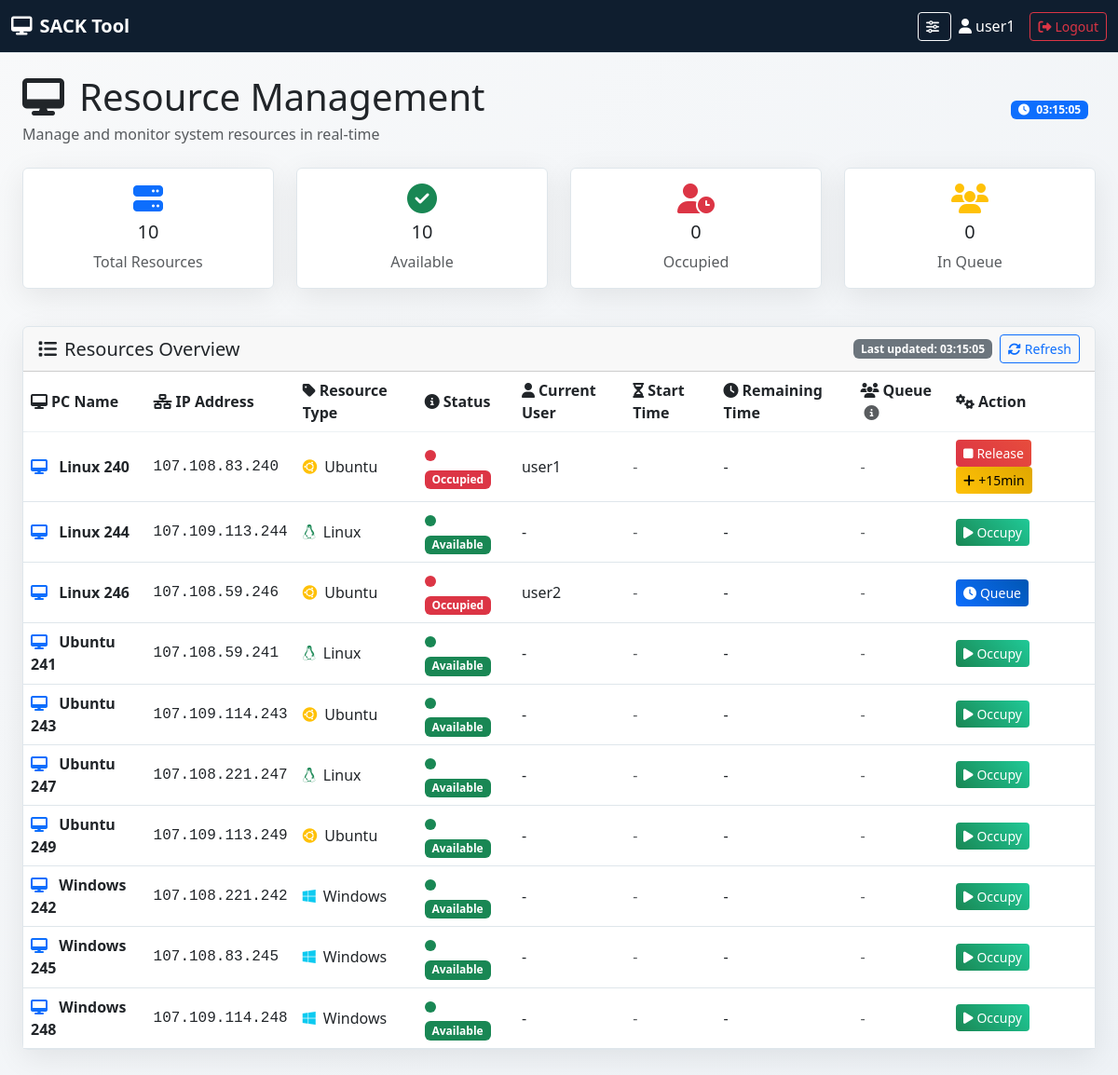
Screenshot of / (signed in) with the database file from the repository.
### resource_manager/models.py (models this page shows, shortened)
class Resource(models.Model):
    RESOURCE_TYPES = [
        ('Windows', 'Windows'),
        ('Ubuntu', 'Ubuntu'),
        ('Linux', 'Linux'),
        ('MacOS', 'MacOS'),
    ]
    STATUS_CHOICES = [
        ('Available', 'Available'),
        ('Occupied', 'Occupied'),
        ('Maintenance', 'Maintenance'),
    ]
    pc_name = models.CharField(max_length=100, unique=True)
    ip_address = models.GenericIPAddressField(unique=True)
    resource_type = models.CharField(max_length=20, choices=RESOURCE_TYPES)
    status = models.CharField(max_length=20, choices=STATUS_CHOICES, default='Available')
    is_active = models.BooleanField(default=True)
    created_at = models.DateTimeField(auto_now_add=True)
    updated_at = models.DateTimeField(auto_now=True)
    class Meta:
        ordering = ['pc_name']
        verbose_name = 'Resource'
        verbose_name_plural = 'Resources'
    def get_current_usage(self):
        return self.usages.filter(end_time__isnull=True).order_by('-start_time').first()
    def get_queue_count(self):
        return self.queue_entries.filter(is_active=True).count()

### resource_manager/views.py (the view)
# urls.py: path('', views.dashboard, name='dashboard'),
@login_required
def dashboard(request):
    resources = Resource.objects.filter(is_active=True).prefetch_related('usages', 'queue_entries')
    update_expired_sessions()
    resource_data = []
    for resource in resources:
        current_usage = resource.get_current_usage()
        queue_count = resource.get_queue_count()
        user_in_queue = ResourceQueue.objects.filter(
            resource=resource,
            user=request.user,
            is_active=True
        ).exists()
        resource_info = {
            'resource': resource,
            'current_usage': current_usage,
            'queue_count': queue_count,
            'user_in_queue': user_in_queue,
            'remaining_time': current_usage.get_remaining_time() if current_usage else 0,
            'is_current_user': current_usage.user == request.user if current_usage else False,
        }
        resource_data.append(resource_info)
    total_resources = len(resource_data)
    available_count = sum(1 for d in resource_data if d['resource'].status == 'Available')
    occupied_count = sum(1 for d in resource_data if d['resource'].status == 'Occupied')
    queue_total = sum(d['queue_count'] for d in resource_data)
    return render(request, 'resource_manager/dashboard.html', {
        'resource_data': resource_data,
        'user': request.user,
        'total_resources': total_resources,
        'available_count': available_count,
        'occupied_count': occupied_count,
        'queue_total': queue_total,
    })

### resource_manager/models.py (called while the page is built)
    def get_remaining_time(self):
        if self.end_time:
            return 0
        total_duration = self.planned_duration + self.extended_time
        elapsed = timezone.now() - self.start_time
        remaining = total_duration - elapsed
        return max(0, int(remaining.total_seconds()))

    def is_expired(self):
        return self.get_remaining_time() <= 0

### resource_manager/templates/resource_manager/dashboard.html (shortened to what this page needs)
{% extends 'resource_manager/base.html' %}
{% block content %}
<div class="container-fluid">
    <div class="row mb-4">
        <div class="col">
            <div class="d-flex justify-content-between align-items-center">
                <div>
                    <h1 class="mb-1">
                        <i class="fas fa-desktop me-3"></i>Resource Management
                    </h1>
                    <p class="text-muted mb-0">Manage and monitor system resources in real-time</p>
                </div>
                <div class="text-end">
                    <div class="d-flex align-items-center">
                        <span class="badge bg-primary me-2">
                            <i class="fas fa-clock me-1"></i>
                            <span id="currentTime"></span>
                        </span>
                    </div>
                </div>
            </div>
        </div>
    </div>
    <div class="row mb-4">
        <div class="col-md-3 mb-3">
            <div class="card text-center">
                <div class="card-body">
                    <i class="fas fa-server fa-2x text-primary mb-2"></i>
                    <h5 class="card-title">{{ total_resources }}</h5>
                    <p class="card-text text-muted">Total Resources</p>
                </div>
            </div>
        </div>
        <div class="col-md-3 mb-3">
            <div class="card text-center">
                <div class="card-body">
                    <i class="fas fa-check-circle fa-2x text-success mb-2"></i>
                    <h5 class="card-title" id="availableCount">{{ available_count }}</h5>
                    <p class="card-text text-muted">Available</p>
                </div>
            </div>
        </div>
        <div class="col-md-3 mb-3">
            <div class="card text-center">
                <div class="card-body">
                    <i class="fas fa-user-clock fa-2x text-danger mb-2"></i>
                    <h5 class="card-title" id="occupiedCount">{{ occupied_count }}</h5>
                    <p class="card-text text-muted">Occupied</p>
                </div>
            </div>
        </div>
        <div class="col-md-3 mb-3">
            <div class="card text-center">
                <div class="card-body">
                    <i class="fas fa-users fa-2x text-warning mb-2"></i>
                    <h5 class="card-title" id="queueTotal">{{ queue_total }}</h5>
                    <p class="card-text text-muted">In Queue</p>
                </div>
            </div>
        </div>
    </div>
    <div class="row">
        <div class="col">
            <div class="card">
                <div class="card-header d-flex justify-content-between align-items-center">
                    <h5 class="mb-0">
                        <i class="fas fa-list me-2"></i>Resources Overview
                    </h5>
                    <div class="d-flex align-items-center">
                        <span class="badge bg-secondary me-2" id="lastUpdate">
                            Last updated: <span id="updateTime">now</span>
                        </span>
                        <button class="btn btn-outline-primary btn-sm" onclick="window.location.reload()">
                            <i class="fas fa-sync-alt me-1"></i>Refresh
                        </button>
                    </div>
                </div>
                <div class="card-body p-0">
                    <div class="table-responsive">
                        <table class="table table-dark table-hover mb-0" id="resourcesTable" style="--row-hover-bg: {% if user.is_authenticated %}{{ user.profile.theme|yesno:'#fbfdfe,#fbfdfe' }}{% else %}#fbfdfe{% endif %}; --row-hover-color: {% if user.is_authenticated %}{% if user.profile.theme == 'light' %}#212529{% else %}#f8f9fa{% endif %}{% else %}#212529{% endif %};">
                            <thead class="table-dark">
                                <tr>
                                    <th scope="col">
                                        <i class="fas fa-desktop me-1"></i>PC Name
                                    </th>
                                    <th scope="col">
                                        <i class="fas fa-network-wired me-1"></i>IP Address
                                    </th>
                                    <th scope="col">
                                        <i class="fas fa-tag me-1"></i>Resource Type
                                    </th>
                                    <th scope="col">
                                        <i class="fas fa-info-circle me-1"></i>Status
                                    </th>
                                    <th scope="col">
                                        <i class="fas fa-user me-1"></i>Current User
                                    </th>
                                    <th scope="col">
                                        <i class="fas fa-hourglass-half me-1"></i>Start Time
                                    </th>
                                    <th scope="col">
                                        <i class="fas fa-clock me-1"></i>Remaining Time
                                    </th>
                                    <th scope="col">
                                        <i class="fas fa-users me-1"></i>Queue
                                        <i class="fas fa-info-circle text-muted ms-1"
                                           data-bs-toggle="tooltip"
                                           title="Number of users waiting in queue"></i>
                                    </th>
                                    <th scope="col">
                                        <i class="fas fa-cogs me-1"></i>Action
                                    </th>
                                </tr>
                            </thead>
                            <tbody>
                                {% for data in resource_data %}
                                <tr data-resource-id="{{ data.resource.id }}" class="resource-row">
                                    <td class="fw-bold">
                                        <i class="fas fa-desktop me-2 text-primary"></i>
                                        {{ data.resource.pc_name }}
                                    </td>
                                    <td class="font-monospace">{{ data.resource.ip_address }}</td>
                                    <td>
                                        {% if data.resource.resource_type == 'Windows' %}
                                            <i class="fab fa-windows me-1 text-info"></i>
                                        {% elif data.resource.resource_type == 'Ubuntu' %}
                                            <i class="fab fa-ubuntu me-1 text-warning"></i>
                                        {% else %}
                                            <i class="fab fa-linux me-1 text-success"></i>
                                        {% endif %}
                                        {{ data.resource.resource_type }}
                                    </td>
                                    <td class="status-cell">
                                    </td>
                                    <td class="user-cell">
                                    </td>
                                    <td>
                                        {% if data.current_usage %}
                                            <span class="font-monospace small">
                                                <i class="fas fa-calendar-alt me-1"></i>
                                                {{ data.current_usage.start_time|date:"Y-m-d H:i:s" }}
                                            </span>
                                        {% else %}
                                            <span class="text-muted">-</span>
                                        {% endif %}
                                    </td>
                                    <td class="time-cell">
                                    </td>
                                    <td class="queue-cell">
                                    </td>
                                    <td class="action-cell">
                                    </td>
                                </tr>
                                {% endfor %}
                            </tbody>
                        </table>
                    </div>
                </div>
            </div>
        </div>
    </div>
</div>
{% endblock %}

### resource_manager/templates/resource_manager/base.html (shortened to what this page needs)
<!DOCTYPE html>
<html lang="en" data-bs-theme="{% if user.is_authenticated %}{{ user.profile.theme }}{% else %}light{% endif %}">
<head>
    <link href="https://cdn.jsdelivr.net/npm/bootstrap@5.3.2/dist/css/bootstrap.min.css" rel="stylesheet">
    <link rel="stylesheet" href="https://cdnjs.cloudflare.com/ajax/libs/font-awesome/6.4.0/css/all.min.css">
</head>
<body>
    <nav class="navbar navbar-expand-lg fixed-top">
        <div class="container-fluid">
            <a class="navbar-brand" href="{% url 'dashboard' %}">
                <i class="fas fa-desktop me-2"></i>SACK Tool
            </a>
            {% if user.is_authenticated %}
                <div class="d-flex align-items-center">
                    <button class="btn btn-outline-light btn-sm me-2" id="settingsBtn" title="Settings">
                        <i class="fas fa-sliders-h me-1"></i>
                    </button>
                    <span class="navbar-text me-3">
                        <i class="fas fa-user me-1"></i>{{ user.username }}
                    </span>
                    <a href="{% url 'logout' %}" class="btn btn-outline-danger btn-sm">
                        <i class="fas fa-sign-out-alt me-1"></i>Logout
                    </a>
                </div>
            {% endif %}
        </div>
    </nav>
    <main class="container-fluid" style="margin-top: 80px; padding-bottom: 40px;">
        {% block content %}{% endblock %}
    </main>
</body>
</html>

### resource_manager/templates/resource_manager/base.html (style rules this page uses)
:root { --bg-dark: #0b1a2b; --bg-darker: #06111a; --accent-green: #198754; --accent-red: #dc3545; --accent-yellow: #ffc107; --accent-blue: #0d6efd; --text-light: #f8f9fa; --border-color: #233444; --navbar-bg: rgba(26, 37, 47, 0.95); --table-bg: rgba(0, 0, 0, 0.15); --card-bg: rgba(255, 255, 255, 0.05); }
html[data-bs-theme="light"] { --bg-dark: #f8f9fa; --bg-darker: #eef2f6; --text-light: #212529; --border-color: #dfe6eb; --navbar-bg: rgba(11, 26, 43, 0.98); --table-bg: #ffffff; --card-bg: #ffffff; }
body { background: linear-gradient(135deg, var(--bg-dark), var(--bg-darker)); color: var(--text-light); font-family: 'Segoe UI', Tahoma, Geneva, Verdana, sans-serif; min-height: 100vh; }
.navbar { background: var(--navbar-bg) !important; backdrop-filter: blur(10px); border-bottom: 1px solid var(--border-color); }
.navbar-brand { font-weight: bold; color: var(--text-light) !important; }
.navbar-text { color: var(--text-light) !important; }
.navbar { --navbar-brand-color: #ffffff; --navbar-user-color: #ffffff; }
.navbar .navbar-brand, .navbar .navbar-text { color: var(--navbar-brand-color) !important; text-shadow: 0 0 0 rgba(0,0,0,0) !important; }
.navbar .navbar-brand::after, .navbar .navbar-text::after { content: ''; position: absolute; inset: 0; pointer-events: none; box-shadow: inset 0 0 0 1000px rgba(255,255,255,0) !important; }
.card { background: var(--card-bg); border: 1px solid var(--border-color); backdrop-filter: blur(10px); box-shadow: 0 8px 32px rgba(0, 0, 0, 0.08); }
.table-dark { background: var(--table-bg); backdrop-filter: blur(5px); }
.table-dark thead th { background: transparent; }
.table-dark td, .table-dark th { border-color: var(--border-color); vertical-align: middle; color: var(--text-light); background: transparent; }

### rows the page displays
Resource: resource.pc_name "Linux 240", resource.ip_address "107.108.83.240", resource.resource_type "Ubuntu"
Resource: resource.pc_name "Linux 244", resource.ip_address "107.109.113.244", resource.resource_type "Linux"
Resource: resource.pc_name "Linux 246", resource.ip_address "107.108.59.246", resource.resource_type "Ubuntu"
Resource: resource.pc_name "Ubuntu 241", resource.ip_address "107.108.59.241", resource.resource_type "Linux"
Resource: resource.pc_name "Ubuntu 243", resource.ip_address "107.109.114.243", resource.resource_type "Ubuntu"
Resource: resource.pc_name "Ubuntu 247", resource.ip_address "107.108.221.247", resource.resource_type "Linux"
Resource: resource.pc_name "Ubuntu 249", resource.ip_address "107.109.113.249", resource.resource_type "Ubuntu"
Resource: resource.pc_name "Windows 242", resource.ip_address "107.108.221.242", resource.resource_type "Windows"
Resource: resource.pc_name "Windows 245", resource.ip_address "107.108.83.245", resource.resource_type "Windows"
Resource: resource.pc_name "Windows 248", resource.ip_address "107.109.114.248", resource.resource_type "Windows"

### other values shown
{{ user.username }} "user1"
{{ total_resources }} "10"
{{ available_count }} "10"
{{ occupied_count }} "0"
{{ queue_total }} "0"
